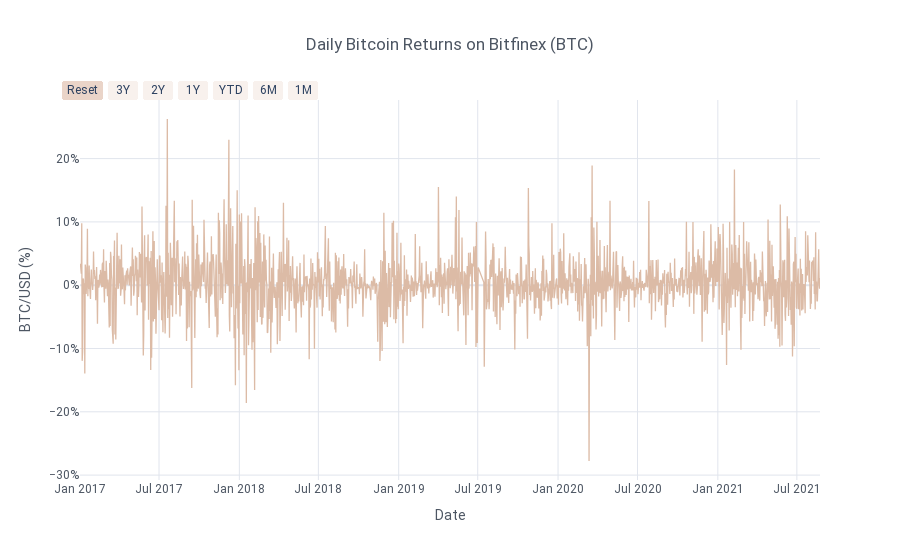

Notebook cell for this chart:
### Code cell
## PLot the Returns & Volatility Distributions:
btc_dist = charts.pwe_return_dist_chart(BTC_Bitfinex.df,start_date,end_date,tseries='Price_Returns',kind='scatter',
                                    title=f'{chart_interval} {security} Returns on {exchange}',ticker=symbol,yTitle=f'{symbol}/{market} (%)',asPlot=asPlot,
                                    showlegend=False,theme='white',auto_start=auto_start, auto_end=end_date,
                                    connectgaps=False,tickformat='.0%',decimals=2)

### Figure 1 — Plotly figure (JSON) as saved in the notebook; plotly's stock layout.template omitted (floating-point values rounded to 4 significant figures; data arrays with more than 128 entries replaced by an {"elided": "..."} marker saying what was removed)
{"data": [{"connectgaps": false, "hoverinfo": "text", "line": {"color": "rgba(220, 187, 166, 1.0)", "dash": "solid", "shape": "linear", "width": 1.3}, "mode": "lines", "name": "Price_Returns", "text": {"elided": "1667 str values"}, "type": "scatter", "x": {"elided": "1667 str values"}, "y": {"elided": "1667 mixed values"}}], "layout": {"font": {"family": "Roboto"}, "legend": {"bgcolor": "#FFFFFF", "font": {"color": "#4D5663"}, "orientation": "h", "x": 0.3, "y": 0.95, "yanchor": "bottom"}, "paper_bgcolor": "#FFFFFF", "plot_bgcolor": "#FFFFFF", "showlegend": false, "title": {"font": {"color": "#4D5663"}, "text": "Daily Bitcoin Returns on Bitfinex (BTC)", "x": 0.5}, "xaxis": {"gridcolor": "#E1E5ED", "range": ["2021-01-01", "24-08-2021"], "rangeselector": {"bgcolor": "rgba(220, 187, 166, 0.2)", "buttons": [{"count": 1, "label": "Reset", "step": "all"}, {"count": 3, "label": "3Y", "step": "year", "stepmode": "backward"}, {"count": 2, "label": "2Y", "step": "year", "stepmode": "backward"}, {"count": 1, "label": "1Y", "step": "year", "stepmode": "backward"}, {"count": 1, "label": "YTD", "step": "year", "stepmode": "todate"}, {"count": 6, "label": "6M", "step": "month", "stepmode": "backward"}, {"count": 1, "label": "1M", "step": "month", "stepmode": "backward"}], "font": {"family": "Roboto", "size": 12}, "visible": true, "x": -0.025, "y": 1}, "rangeslider": {"visible": false}, "showgrid": true, "tickfont": {"color": "#4D5663"}, "title": {"font": {"color": "#4D5663"}, "text": "Date"}, "zerolinecolor": "#E1E5ED"}, "yaxis": {"gridcolor": "#E1E5ED", "showgrid": true, "tickfont": {"color": "#4D5663"}, "tickformat": ".0%", "title": {"font": {"color": "#4D5663"}, "text": "BTC/USD (%)"}, "zerolinecolor": "#E1E5ED"}}}
